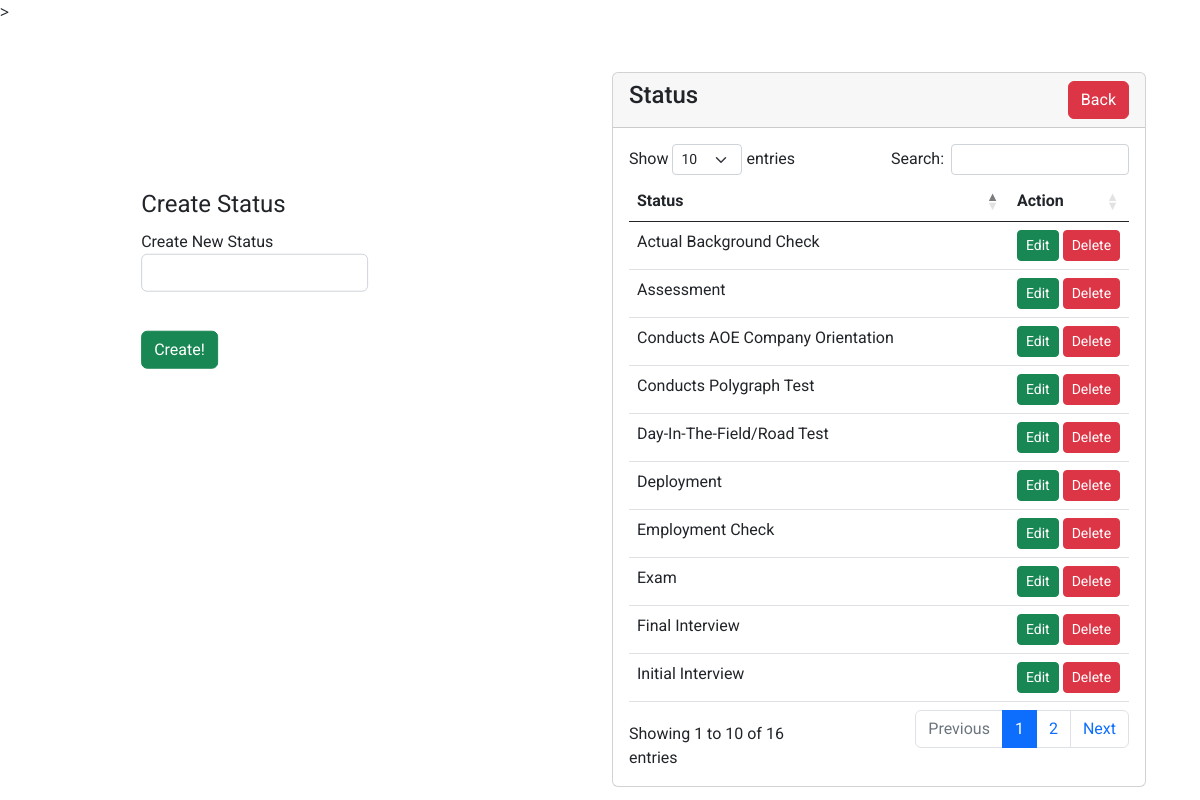
Page /HR/createStatus2.php on the committed database.
### tables this page shows
CREATE TABLE `create_status` (
  `id` int(11) NOT NULL,
  `status_` varchar(111) NOT NULL
);

### HR/createStatus2.php (the view, shortened to what this page needs)
<?php
require 'mainConnect.php';
?>
<!DOCTYPE html>
<html lang="en">
<head>
  <link href="https://cdn.jsdelivr.net/npm/bootstrap@5.0.2/dist/css/bootstrap.min.css" rel="stylesheet">
     <link rel="stylesheet" href="https://cdnjs.cloudflare.com/ajax/libs/twitter-bootstrap/5.2.0/css/bootstrap.min.css">
     <link rel="stylesheet" href="https://cdn.datatables.net/1.13.1/css/dataTables.bootstrap5.min.css">
</head>
<body>
<?php include('cdn_bootstrap.php') ?>
    <form action="createStatus.php" method="POST">
    <div class="row body">
        <legend>Create Status</legend>
        <div style="margin-bottom:5%;" class="col-lg-6">
            <label for="title">Create New Status</label>
            <input class="form-control" type="text" name="status" id="title">
        </div>
        <br>
        <br>
        <div class="col-lg-12">
        <button style="margin-top:3%;" type="submit" class="btn btn-success btn-block" target="_blank">Create!</button>
        </div>
        </div>
    </form>
    <div class="container mt-5">
    <div  style="margin:0 0 0 50% ; max-width:70%;"  class="row">
        <div class="col-md-12">
            <div class="card">
                <div id="title-header" class="card-header">
                    <h4 id="title-header">Status
                    <a href="adminDashboard.php"class="btn btn-danger float-end">Back</a>
                    </h4>
                </div>
                <div  class="card-body">
                <table class="table" id = "mytable">
                    <thead>
                      <tr>
                        <th>Status</th>
                        <th>Action</th>
                      </tr>
                    </thead>
                    <tbody>
                      <?php
                         $query = "SELECT * FROM create_status";
                       $query_run= mysqli_query($conn,$query);
                       if(mysqli_num_rows($query_run)>0){
                        foreach($query_run as $create_status){
                          ?>
                          <tr>
                            <td><?= $create_status['status_'];?></td>
                            <td>
                              <a href="job_edit.php?job_id=<?=$create_status['job_id'];?>" class="btn btn-success btn-sm">Edit</a>
                              <form action="createStatus.php" method="POST" class="d-inline">
                              <button type ="submit" name="status_delete" value="<?=$create_status['id']; ?>"class ="btn btn-danger btn-sm" onclick="return confirm('Are you sure you want to delete this record?');">Delete</button>
                              </form>
                            </td>
                          </tr>
                          <?php
                        }
                       }
                       else{
                          echo "<h5>No Record Found</h5>";
                       }
                      ?>
                    </tbody>
                  </table>
                </div>
            </div>
        </div>
    </div>
  </div>
</body>
</html>

### HR/createStatus2.php (style rules this page uses)
* { font-family: 'Roboto', sans-serif; }
.body { position: absolute; top: 45%; left: 28.5%; transform: translate(-40%, -95%); }

### rows in the picture
create_status: status_ "Exam", $create_status['id'] 48 (drawn)
create_status: status_ "Initial Interview", $create_status['id'] 49 (drawn)
create_status: status_ "Assessment", $create_status['id'] 50 (drawn)
create_status: status_ "Day-In-The-Field/Road Test", $create_status['id'] 51 (drawn)
create_status: status_ "Final Interview", $create_status['id'] 52 (drawn)
create_status: status_ "Employment Check", $create_status['id'] 53 (drawn)
create_status: status_ "Actual Background Check", $create_status['id'] 54 (drawn)
create_status: status_ "Conducts Polygraph Test", $create_status['id'] 56 (drawn)
create_status: status_ "Conducts AOE Company Orientation", $create_status['id'] 60 (drawn)
create_status: status_ "Deployment", $create_status['id'] 62 (drawn)
